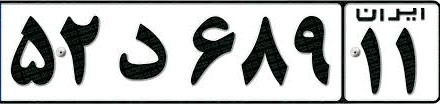
#> input picture plate1.jpg, 440 x 104 px, given as the content of the folder dataset/1, which was not available
$ python index.py
#> lines starting #> are read from the running program, lines starting #| are printed output that depends on the picture; after the words box and inside, x2 and y2 are one past the last pixel; in counts of white or black regions, pixels touching at a corner belong together; pictures that were not available may be replaced by others from this repository, and a replacement may not be noted
# Importing libraries
import numpy as np
import os
import cv2
import matplotlib.pyplot as plt
from sklearn import linear_model
from sklearn.model_selection import train_test_split

# set the main size
standard_shape = (8, 32)
main_size = standard_shape[0] * standard_shape[1]
# print(main_size)
box = np.empty((0, 4), dtype=int)
plate_name = "plate3.jpg"

# Define load_img function
def load_img(image):
#> called with image = 'dataset/1/plate1.jpg'
    img = cv2.resize(cv2.imread(image, 0), (standard_shape[0], standard_shape[1])).flatten()
#> img = 256 values, max 255 at index 18, min 0 at index 253, mean 161.3
    return img

# reading images
images_arr = np.empty((0, main_size), dtype=int)
numbers_arr = np.empty((0), dtype=int)

for i in range(1, 10):
    files = os.listdir("dataset/" + str(i))
    for filename in files:
        img = load_img("dataset/" + str(i) + "/" + filename)
        images_arr = np.append(images_arr, [img], axis=0)
        numbers_arr = np.append(numbers_arr, i)

# Modelling with Logistic Regression
X_train, X_test, y_train, y_test = train_test_split(images_arr,
                                                    numbers_arr,
                                                    test_size=0.2)
#> y_train = [2, 5, 9, 7, 4, 1, 6]; y_test = [8, 3]
model = linear_model.LogisticRegression(max_iter=100000)
# fitting the model
model.fit(X_train, y_train)

# predicting with our logistic regression
out = model.predict(X_test)
#> out = [7, 6]
# print(out)

# preparing images
plate_base = cv2.imread(plate_name)
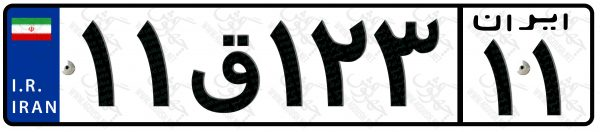
#> input picture plate3.jpg, 600 x 132 px
#> plate_base is the input picture: shape (132, 600, 3); mean B, G, R 182.7, 177.3, 174.2
plate_base = cv2.resize(plate_base, (410, 90))
#> plate_base: shape (90, 410, 3)
plate = plate_base.copy()
plate = cv2.cvtColor(plate, cv2.COLOR_BGR2GRAY)
plate = cv2.blur(plate, (3, 3))
_, plate = cv2.threshold(plate, 64, 255, cv2.THRESH_BINARY)
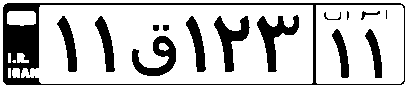
#> plate: shape (90, 410); 76.8% white; 15 black regions (2 under 20 px), largest, box (x1, y1, x2, y2) and area: (3, 3, 405, 85) 3576, (257, 15, 299, 72) 873, (214, 16, 250, 72) 805
plate = cv2.blur(plate, (3, 3))
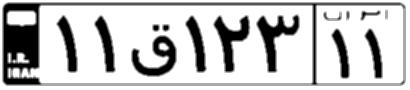
#> plate: shape (90, 410); min 0, max 255, mean 195.9
plot = 90 - np.sum(plate, axis=0, keepdims=True) / 255

linethreshold = 5

min_width = 15
max_width = 50

start_index = 0
end_index = 0

prev_value = 0
final_number = ""

# reading images and predicting numbers
for index, plot_value in enumerate(plot[0]):
    if plot_value >= linethreshold and prev_value < linethreshold:
        start_index = index

    if plot_value < linethreshold and prev_value >= linethreshold:
        width = index - start_index
        if width > max_width:
            final_number = final_number + " "

        if width > min_width and width < max_width:
            end_index = index
            cv2.rectangle(plate_base, (start_index, 0), (end_index, 89), (255,255,0), 1)
            new_pic = plate[:, start_index:end_index]
            new_piccolor = plate_base[:, start_index:end_index]
            new_picf = cv2.resize(new_pic, (standard_shape[0], standard_shape[1])).flatten()
            out = model.predict([new_picf])
            print(out[0], end="")
            final_number = final_number + str(out[0])
            cv2.imshow('plate', new_piccolor)
            cv2.waitKey(0)
            cv2.destroyAllWindows()

    prev_value = plot_value
#> this loop made 410 passes
#> (plot_value, width, out, final_number, prev_value) on pass 41: (4.67, 38, [6], '6', 4.67)
#> (width, out, final_number) on passes 79, 116, 178, 207, 251, 301: (21, [6], '66'), (20, [6], '666'), (46, [5], '6665'), (20, [6], '66656'), (36, [6], '666566'), (43, [6], '6665666')
#| 6
#| 6
#| 6
#| 5
#| 6
#| 6
#| 6
#| 5
#> (further printed lines are left out)
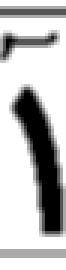
#> new_pic: shape (90, 22) (shown 3 times larger); min 0, max 255, mean 189.5
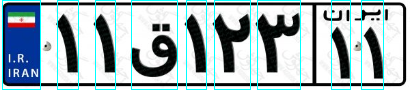
#> plate_base: shape (90, 410, 3); mean B, G, R 184, 178.8, 161

# Placing the numbers predicted by the model under the plate photo
under_plate = plate_base[0:50].copy()
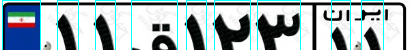
#> under_plate: shape (50, 410, 3); mean B, G, R 181.3, 176.5, 159.4
np.ndarray.fill(under_plate[0:50], 255)
plate_base = np.append(plate_base, under_plate, axis=0)
#> plate_base: shape (140, 410, 3)
cv2.putText(plate_base, "plate number : " + final_number, (10,120), cv2.FONT_HERSHEY_SIMPLEX, 0.75, (255,0,255), 1, cv2.LINE_AA)
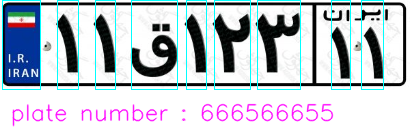
#> plate_base: shape (140, 410, 3); mean B, G, R 209.4, 201.6, 194.6
print()
print(str(final_number))
#| 666566655

# visualize plate photo
cv2.imshow('plate', plate_base)
cv2.waitKey(0)
cv2.imshow('plate', plate)
cv2.waitKey(0)

cv2.destroyAllWindows()
